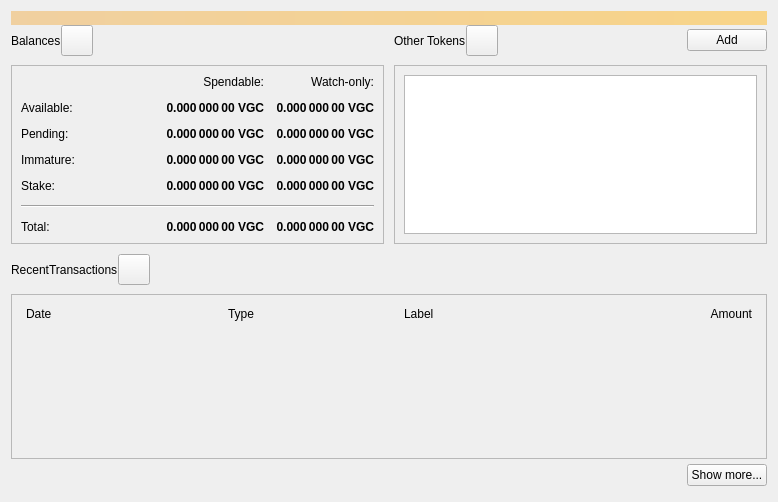
<?xml version="1.0" encoding="UTF-8"?>
<ui version="4.0">
 <class>OverviewPage</class>
 <widget class="QWidget" name="OverviewPage">
  <property name="geometry">
   <rect>
    <x>0</x>
    <y>0</y>
    <width>778</width>
    <height>502</height>
   </rect>
  </property>
  <property name="windowTitle">
   <string>Form</string>
  </property>
  <layout class="QVBoxLayout" name="topLayout">
   <property name="spacing">
    <number>0</number>
   </property>
   <item>
    <widget class="QLabel" name="labelAlerts">
     <property name="visible">
      <bool>false</bool>
     </property>
     <property name="styleSheet">
      <string notr="true">QLabel { background-color: qlineargradient(x1: 0, y1: 0, x2: 1, y2: 0, stop:0 #F0D0A0, stop:1 #F8D488); color:#000000; }</string>
     </property>
     <property name="wordWrap">
      <bool>true</bool>
     </property>
     <property name="margin">
      <number>3</number>
     </property>
     <property name="textInteractionFlags">
      <set>Qt::TextSelectableByMouse</set>
     </property>
    </widget>
   </item>
   <item>
    <layout class="QGridLayout" name="gridLayout_2">
     <item row="0" column="2">
      <layout class="QHBoxLayout" name="horizontalLayout_4">
       <property name="bottomMargin">
        <number>9</number>
       </property>
       <item>
        <widget class="QLabel" name="labelTokens">
         <property name="text">
          <string>Other Tokens</string>
         </property>
        </widget>
       </item>
       <item>
        <widget class="QToolButton" name="labelTokenStatus">
         <property name="toolTip">
          <string>The displayed information may be out of date. Your wallet automatically synchronizes with the VGCoin network after a connection is established, but this process has not completed yet.</string>
         </property>
         <property name="text">
          <string/>
         </property>
         <property name="iconSize">
          <size>
           <width>24</width>
           <height>24</height>
          </size>
         </property>
         <property name="flat" stdset="0">
          <bool>false</bool>
         </property>
        </widget>
       </item>
       <item>
        <spacer name="horizontalSpacer_7">
         <property name="orientation">
          <enum>Qt::Horizontal</enum>
         </property>
         <property name="sizeHint" stdset="0">
          <size>
           <width>40</width>
           <height>20</height>
          </size>
         </property>
        </spacer>
       </item>
       <item>
        <widget class="QPushButton" name="buttonAddToken">
         <property name="text">
          <string>Add</string>
         </property>
        </widget>
       </item>
      </layout>
     </item>
     <item row="1" column="2">
      <widget class="QFrame" name="frameOtherTokens">
       <property name="minimumSize">
        <size>
         <width>0</width>
         <height>100</height>
        </size>
       </property>
       <property name="frameShape">
        <enum>QFrame::StyledPanel</enum>
       </property>
       <property name="frameShadow">
        <enum>QFrame::Raised</enum>
       </property>
       <layout class="QVBoxLayout" name="verticalLayout_10">
        <item>
         <widget class="QListView" name="listTokens">
          <property name="enabled">
           <bool>true</bool>
          </property>
         </widget>
        </item>
       </layout>
      </widget>
     </item>
     <item row="1" column="0">
      <widget class="QFrame" name="frameBalances">
       <property name="frameShape">
        <enum>QFrame::StyledPanel</enum>
       </property>
       <property name="frameShadow">
        <enum>QFrame::Raised</enum>
       </property>
       <layout class="QVBoxLayout" name="verticalLayout_4">
        <item>
         <layout class="QGridLayout" name="gridLayout">
          <property name="spacing">
           <number>12</number>
          </property>
          <item row="2" column="3">
           <widget class="QLabel" name="labelWatchPending">
            <property name="font">
             <font>
              <weight>75</weight>
              <bold>true</bold>
             </font>
            </property>
            <property name="cursor">
             <cursorShape>IBeamCursor</cursorShape>
            </property>
            <property name="toolTip">
             <string>Unconfirmed transactions to watch-only addresses</string>
            </property>
            <property name="text">
             <string notr="true">0.000 000 00 VGC</string>
            </property>
            <property name="alignment">
             <set>Qt::AlignRight|Qt::AlignTrailing|Qt::AlignVCenter</set>
            </property>
            <property name="textInteractionFlags">
             <set>Qt::LinksAccessibleByMouse|Qt::TextSelectableByKeyboard|Qt::TextSelectableByMouse</set>
            </property>
           </widget>
          </item>
          <item row="2" column="2">
           <widget class="QLabel" name="labelUnconfirmed">
            <property name="font">
             <font>
              <weight>75</weight>
              <bold>true</bold>
             </font>
            </property>
            <property name="cursor">
             <cursorShape>IBeamCursor</cursorShape>
            </property>
            <property name="toolTip">
             <string>Total of transactions that have yet to be confirmed, and do not yet count toward the spendable balance</string>
            </property>
            <property name="text">
             <string notr="true">0.000 000 00 VGC</string>
            </property>
            <property name="alignment">
             <set>Qt::AlignRight|Qt::AlignTrailing|Qt::AlignVCenter</set>
            </property>
            <property name="textInteractionFlags">
             <set>Qt::LinksAccessibleByMouse|Qt::TextSelectableByKeyboard|Qt::TextSelectableByMouse</set>
            </property>
           </widget>
          </item>
          <item row="3" column="2">
           <widget class="QLabel" name="labelImmature">
            <property name="font">
             <font>
              <weight>75</weight>
              <bold>true</bold>
             </font>
            </property>
            <property name="cursor">
             <cursorShape>IBeamCursor</cursorShape>
            </property>
            <property name="toolTip">
             <string>Mined balance that has not yet matured</string>
            </property>
            <property name="text">
             <string notr="true">0.000 000 00 VGC</string>
            </property>
            <property name="alignment">
             <set>Qt::AlignRight|Qt::AlignTrailing|Qt::AlignVCenter</set>
            </property>
            <property name="textInteractionFlags">
             <set>Qt::LinksAccessibleByMouse|Qt::TextSelectableByKeyboard|Qt::TextSelectableByMouse</set>
            </property>
           </widget>
          </item>
          <item row="3" column="0">
           <widget class="QLabel" name="labelImmatureText">
            <property name="text">
             <string>Immature:</string>
            </property>
           </widget>
          </item>
          <item row="0" column="3">
           <widget class="QLabel" name="labelWatchonly">
            <property name="text">
             <string>Watch-only:</string>
            </property>
            <property name="alignment">
             <set>Qt::AlignRight|Qt::AlignTrailing|Qt::AlignVCenter</set>
            </property>
           </widget>
          </item>
          <item row="1" column="0">
           <widget class="QLabel" name="labelBalanceText">
            <property name="text">
             <string>Available:</string>
            </property>
           </widget>
          </item>
          <item row="1" column="2">
           <widget class="QLabel" name="labelBalance">
            <property name="font">
             <font>
              <weight>75</weight>
              <bold>true</bold>
             </font>
            </property>
            <property name="cursor">
             <cursorShape>IBeamCursor</cursorShape>
            </property>
            <property name="toolTip">
             <string>Your current spendable balance</string>
            </property>
            <property name="text">
             <string notr="true">0.000 000 00 VGC</string>
            </property>
            <property name="alignment">
             <set>Qt::AlignRight|Qt::AlignTrailing|Qt::AlignVCenter</set>
            </property>
            <property name="textInteractionFlags">
             <set>Qt::LinksAccessibleByMouse|Qt::TextSelectableByKeyboard|Qt::TextSelectableByMouse</set>
            </property>
           </widget>
          </item>
          <item row="1" column="3">
           <widget class="QLabel" name="labelWatchAvailable">
            <property name="font">
             <font>
              <weight>75</weight>
              <bold>true</bold>
             </font>
            </property>
            <property name="cursor">
             <cursorShape>IBeamCursor</cursorShape>
            </property>
            <property name="toolTip">
             <string>Your current balance in watch-only addresses</string>
            </property>
            <property name="text">
             <string notr="true">0.000 000 00 VGC</string>
            </property>
            <property name="alignment">
             <set>Qt::AlignRight|Qt::AlignTrailing|Qt::AlignVCenter</set>
            </property>
            <property name="textInteractionFlags">
             <set>Qt::LinksAccessibleByMouse|Qt::TextSelectableByKeyboard|Qt::TextSelectableByMouse</set>
            </property>
           </widget>
          </item>
          <item row="2" column="0">
           <widget class="QLabel" name="labelPendingText">
            <property name="text">
             <string>Pending:</string>
            </property>
           </widget>
          </item>
          <item row="0" column="2">
           <widget class="QLabel" name="labelSpendable">
            <property name="text">
             <string>Spendable:</string>
            </property>
            <property name="alignment">
             <set>Qt::AlignRight|Qt::AlignTrailing|Qt::AlignVCenter</set>
            </property>
           </widget>
          </item>
          <item row="4" column="0">
           <widget class="QLabel" name="labelStakeText">
            <property name="text">
             <string>Stake:</string>
            </property>
           </widget>
          </item>
          <item row="4" column="2">
           <widget class="QLabel" name="labelStake">
            <property name="font">
             <font>
              <weight>75</weight>
              <bold>true</bold>
             </font>
            </property>
            <property name="text">
             <string>0.000 000 00 VGC</string>
            </property>
            <property name="alignment">
             <set>Qt::AlignRight|Qt::AlignTrailing|Qt::AlignVCenter</set>
            </property>
            <property name="textInteractionFlags">
             <set>Qt::LinksAccessibleByMouse|Qt::TextSelectableByKeyboard|Qt::TextSelectableByMouse</set>
            </property>
           </widget>
          </item>
          <item row="4" column="3">
           <widget class="QLabel" name="labelWatchStake">
            <property name="font">
             <font>
              <weight>75</weight>
              <bold>true</bold>
             </font>
            </property>
            <property name="text">
             <string>0.000 000 00 VGC</string>
            </property>
            <property name="alignment">
             <set>Qt::AlignRight|Qt::AlignTrailing|Qt::AlignVCenter</set>
            </property>
            <property name="textInteractionFlags">
             <set>Qt::LinksAccessibleByMouse|Qt::TextSelectableByKeyboard|Qt::TextSelectableByMouse</set>
            </property>
           </widget>
          </item>
          <item row="3" column="3">
           <widget class="QLabel" name="labelWatchImmature">
            <property name="font">
             <font>
              <weight>75</weight>
              <bold>true</bold>
             </font>
            </property>
            <property name="cursor">
             <cursorShape>IBeamCursor</cursorShape>
            </property>
            <property name="toolTip">
             <string>Mined balance in watch-only addresses that has not yet matured</string>
            </property>
            <property name="text">
             <string notr="true">0.000 000 00 VGC</string>
            </property>
            <property name="alignment">
             <set>Qt::AlignRight|Qt::AlignTrailing|Qt::AlignVCenter</set>
            </property>
            <property name="textInteractionFlags">
             <set>Qt::LinksAccessibleByMouse|Qt::TextSelectableByKeyboard|Qt::TextSelectableByMouse</set>
            </property>
           </widget>
          </item>
          <item row="7" column="3">
           <widget class="QLabel" name="labelWatchTotal">
            <property name="font">
             <font>
              <weight>75</weight>
              <bold>true</bold>
             </font>
            </property>
            <property name="cursor">
             <cursorShape>IBeamCursor</cursorShape>
            </property>
            <property name="toolTip">
             <string>Current total balance in watch-only addresses</string>
            </property>
            <property name="text">
             <string notr="true">0.000 000 00 VGC</string>
            </property>
            <property name="alignment">
             <set>Qt::AlignRight|Qt::AlignTrailing|Qt::AlignVCenter</set>
            </property>
            <property name="textInteractionFlags">
             <set>Qt::LinksAccessibleByMouse|Qt::TextSelectableByKeyboard|Qt::TextSelectableByMouse</set>
            </property>
           </widget>
          </item>
          <item row="5" column="0" colspan="4">
           <spacer name="verticalSpacer">
            <property name="orientation">
             <enum>Qt::Vertical</enum>
            </property>
            <property name="sizeHint" stdset="0">
             <size>
              <width>20</width>
              <height>40</height>
             </size>
            </property>
           </spacer>
          </item>
          <item row="7" column="2">
           <widget class="QLabel" name="labelTotal">
            <property name="font">
             <font>
              <weight>75</weight>
              <bold>true</bold>
             </font>
            </property>
            <property name="cursor">
             <cursorShape>IBeamCursor</cursorShape>
            </property>
            <property name="toolTip">
             <string>Your current total balance</string>
            </property>
            <property name="text">
             <string notr="true">0.000 000 00 VGC</string>
            </property>
            <property name="alignment">
             <set>Qt::AlignRight|Qt::AlignTrailing|Qt::AlignVCenter</set>
            </property>
            <property name="textInteractionFlags">
             <set>Qt::LinksAccessibleByMouse|Qt::TextSelectableByKeyboard|Qt::TextSelectableByMouse</set>
            </property>
           </widget>
          </item>
          <item row="0" column="1" rowspan="5">
           <spacer name="horizontalSpacer_5">
            <property name="orientation">
             <enum>Qt::Horizontal</enum>
            </property>
            <property name="sizeHint" stdset="0">
             <size>
              <width>40</width>
              <height>20</height>
             </size>
            </property>
           </spacer>
          </item>
          <item row="7" column="0">
           <widget class="QLabel" name="labelTotalText">
            <property name="text">
             <string>Total:        </string>
            </property>
           </widget>
          </item>
          <item row="6" column="0" colspan="4">
           <widget class="Line" name="hLine">
            <property name="orientation">
             <enum>Qt::Horizontal</enum>
            </property>
           </widget>
          </item>
         </layout>
        </item>
       </layout>
      </widget>
     </item>
     <item row="0" column="0">
      <layout class="QHBoxLayout" name="horizontalLayout_2">
       <property name="bottomMargin">
        <number>9</number>
       </property>
       <item>
        <widget class="QLabel" name="labelBalances">
         <property name="text">
          <string>Balances</string>
         </property>
        </widget>
       </item>
       <item>
        <widget class="QToolButton" name="labelWalletStatus">
         <property name="enabled">
          <bool>true</bool>
         </property>
         <property name="toolTip">
          <string>The displayed information may be out of date. Your wallet automatically synchronizes with the VGCoin network after a connection is established, but this process has not completed yet.</string>
         </property>
         <property name="text">
          <string/>
         </property>
         <property name="icon">
          <iconset>
           <normaloff>:/icons/warning</normaloff>
           <disabledoff>:/icons/warning</disabledoff>:/icons/warning</iconset>
         </property>
         <property name="iconSize">
          <size>
           <width>24</width>
           <height>24</height>
          </size>
         </property>
         <property name="flat" stdset="0">
          <bool>false</bool>
         </property>
        </widget>
       </item>
       <item>
        <spacer name="horizontalSpacer">
         <property name="orientation">
          <enum>Qt::Horizontal</enum>
         </property>
         <property name="sizeHint" stdset="0">
          <size>
           <width>40</width>
           <height>20</height>
          </size>
         </property>
        </spacer>
       </item>
      </layout>
     </item>
     <item row="0" column="1" rowspan="2">
      <spacer name="horizontalSpacer_4">
       <property name="orientation">
        <enum>Qt::Horizontal</enum>
       </property>
       <property name="sizeType">
        <enum>QSizePolicy::Fixed</enum>
       </property>
       <property name="sizeHint" stdset="0">
        <size>
         <width>10</width>
         <height>20</height>
        </size>
       </property>
      </spacer>
     </item>
    </layout>
   </item>
   <item>
    <spacer name="verticalSpacer_4">
     <property name="orientation">
      <enum>Qt::Vertical</enum>
     </property>
     <property name="sizeType">
      <enum>QSizePolicy::Fixed</enum>
     </property>
     <property name="sizeHint" stdset="0">
      <size>
       <width>20</width>
       <height>10</height>
      </size>
     </property>
    </spacer>
   </item>
   <item>
    <layout class="QHBoxLayout" name="horizontalLayout_6">
     <property name="bottomMargin">
      <number>9</number>
     </property>
     <item>
      <widget class="QLabel" name="labelRecentTransactions">
       <property name="text">
        <string>RecentTransactions</string>
       </property>
      </widget>
     </item>
     <item>
      <widget class="QToolButton" name="labelTransactionsStatus">
       <property name="enabled">
        <bool>true</bool>
       </property>
       <property name="toolTip">
        <string>The displayed information may be out of date. Your wallet automatically synchronizes with the VGCoin network after a connection is established, but this process has not completed yet.</string>
       </property>
       <property name="text">
        <string/>
       </property>
       <property name="icon">
        <iconset>
         <normaloff>:/icons/warning</normaloff>
         <disabledoff>:/icons/warning</disabledoff>:/icons/warning</iconset>
       </property>
       <property name="iconSize">
        <size>
         <width>24</width>
         <height>24</height>
        </size>
       </property>
       <property name="flat" stdset="0">
        <bool>false</bool>
       </property>
      </widget>
     </item>
     <item>
      <spacer name="horizontalSpacer_3">
       <property name="orientation">
        <enum>Qt::Horizontal</enum>
       </property>
       <property name="sizeHint" stdset="0">
        <size>
         <width>40</width>
         <height>20</height>
        </size>
       </property>
      </spacer>
     </item>
    </layout>
   </item>
   <item>
    <layout class="QVBoxLayout" name="verticalLayout_3">
     <item>
      <widget class="QFrame" name="frameRecentTransactions">
       <property name="frameShape">
        <enum>QFrame::StyledPanel</enum>
       </property>
       <property name="frameShadow">
        <enum>QFrame::Raised</enum>
       </property>
       <layout class="QVBoxLayout" name="verticalLayout_8">
        <item>
         <layout class="QHBoxLayout" name="horizontalLayout_3">
          <property name="spacing">
           <number>5</number>
          </property>
          <property name="leftMargin">
           <number>5</number>
          </property>
          <property name="rightMargin">
           <number>5</number>
          </property>
          <item>
           <widget class="QLabel" name="labelDate">
            <property name="text">
             <string>Date</string>
            </property>
           </widget>
          </item>
          <item>
           <spacer name="horizontalSpacer_2">
            <property name="orientation">
             <enum>Qt::Horizontal</enum>
            </property>
            <property name="sizeType">
             <enum>QSizePolicy::Fixed</enum>
            </property>
            <property name="sizeHint" stdset="0">
             <size>
              <width>25</width>
              <height>20</height>
             </size>
            </property>
           </spacer>
          </item>
          <item>
           <widget class="QLabel" name="labelType">
            <property name="text">
             <string>Type</string>
            </property>
           </widget>
          </item>
          <item>
           <widget class="QLabel" name="labelAddress">
            <property name="text">
             <string>Label</string>
            </property>
           </widget>
          </item>
          <item>
           <widget class="QLabel" name="labelAmount">
            <property name="text">
             <string>Amount</string>
            </property>
            <property name="alignment">
             <set>Qt::AlignRight|Qt::AlignTrailing|Qt::AlignVCenter</set>
            </property>
           </widget>
          </item>
         </layout>
        </item>
        <item>
         <widget class="QListView" name="listTransactions">
          <property name="styleSheet">
           <string notr="true">QListView { background: transparent; }</string>
          </property>
          <property name="frameShape">
           <enum>QFrame::NoFrame</enum>
          </property>
          <property name="verticalScrollBarPolicy">
           <enum>Qt::ScrollBarAlwaysOff</enum>
          </property>
          <property name="horizontalScrollBarPolicy">
           <enum>Qt::ScrollBarAlwaysOff</enum>
          </property>
         </widget>
        </item>
       </layout>
      </widget>
     </item>
     <item>
      <layout class="QHBoxLayout" name="horizontalLayout">
       <property name="topMargin">
        <number>5</number>
       </property>
       <property name="bottomMargin">
        <number>5</number>
       </property>
       <item>
        <spacer name="horizontalSpacer_6">
         <property name="orientation">
          <enum>Qt::Horizontal</enum>
         </property>
         <property name="sizeHint" stdset="0">
          <size>
           <width>40</width>
           <height>20</height>
          </size>
         </property>
        </spacer>
       </item>
       <item>
        <widget class="QPushButton" name="showMoreButton">
         <property name="text">
          <string>Show more...</string>
         </property>
        </widget>
       </item>
      </layout>
     </item>
    </layout>
   </item>
  </layout>
 </widget>
 <resources/>
 <connections/>
</ui>
